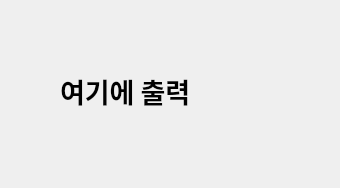
<?xml version="1.0" encoding="UTF-8"?>
<ui version="4.0">
 <class>Dialog</class>
 <widget class="QDialog" name="Dialog">
  <property name="geometry">
   <rect>
    <x>0</x>
    <y>0</y>
    <width>340</width>
    <height>188</height>
   </rect>
  </property>
  <property name="windowTitle">
   <string>Dialog</string>
  </property>
  <widget class="QLabel" name="label">
   <property name="geometry">
    <rect>
     <x>60</x>
     <y>50</y>
     <width>271</width>
     <height>81</height>
    </rect>
   </property>
   <property name="font">
    <font>
     <family>맑은 고딕</family>
     <pointsize>20</pointsize>
     <weight>75</weight>
     <bold>true</bold>
    </font>
   </property>
   <property name="text">
    <string>여기에 출력</string>
   </property>
  </widget>
 </widget>
 <resources/>
 <connections/>
</ui>
